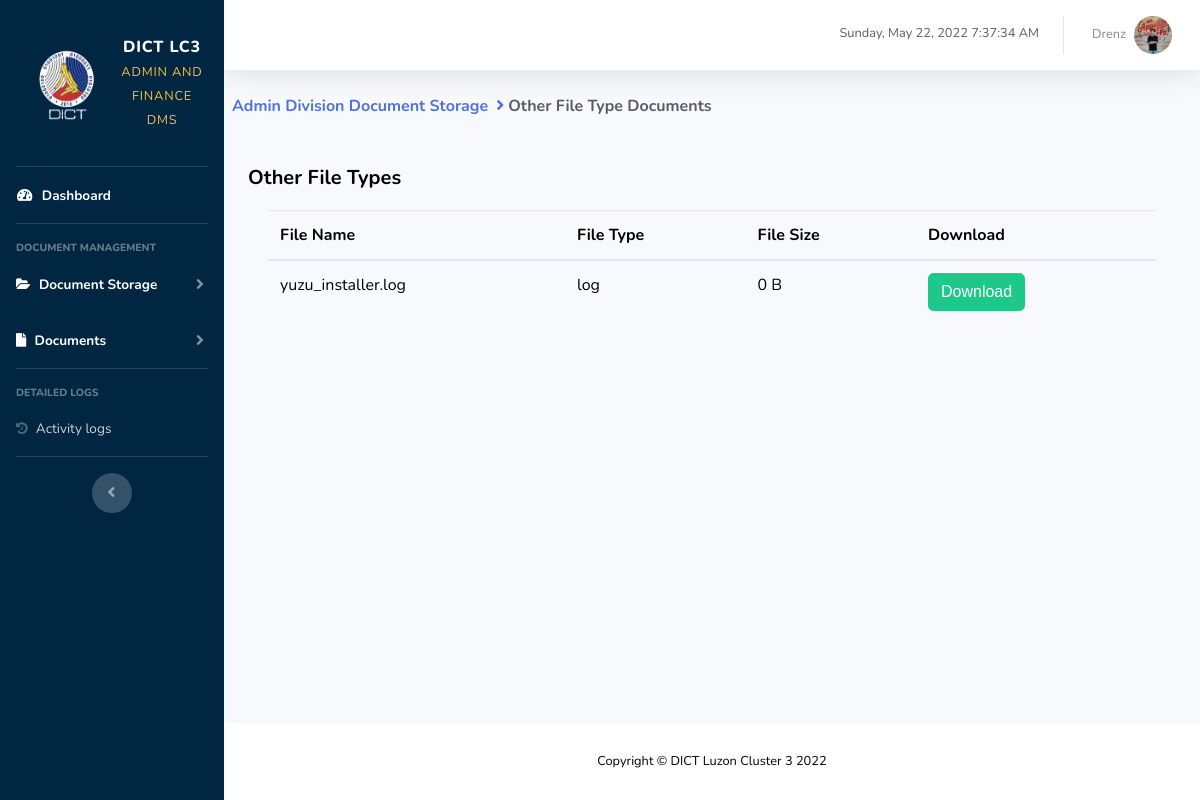
Before: /users/finance/type-other.php (signed in) with the older database file.
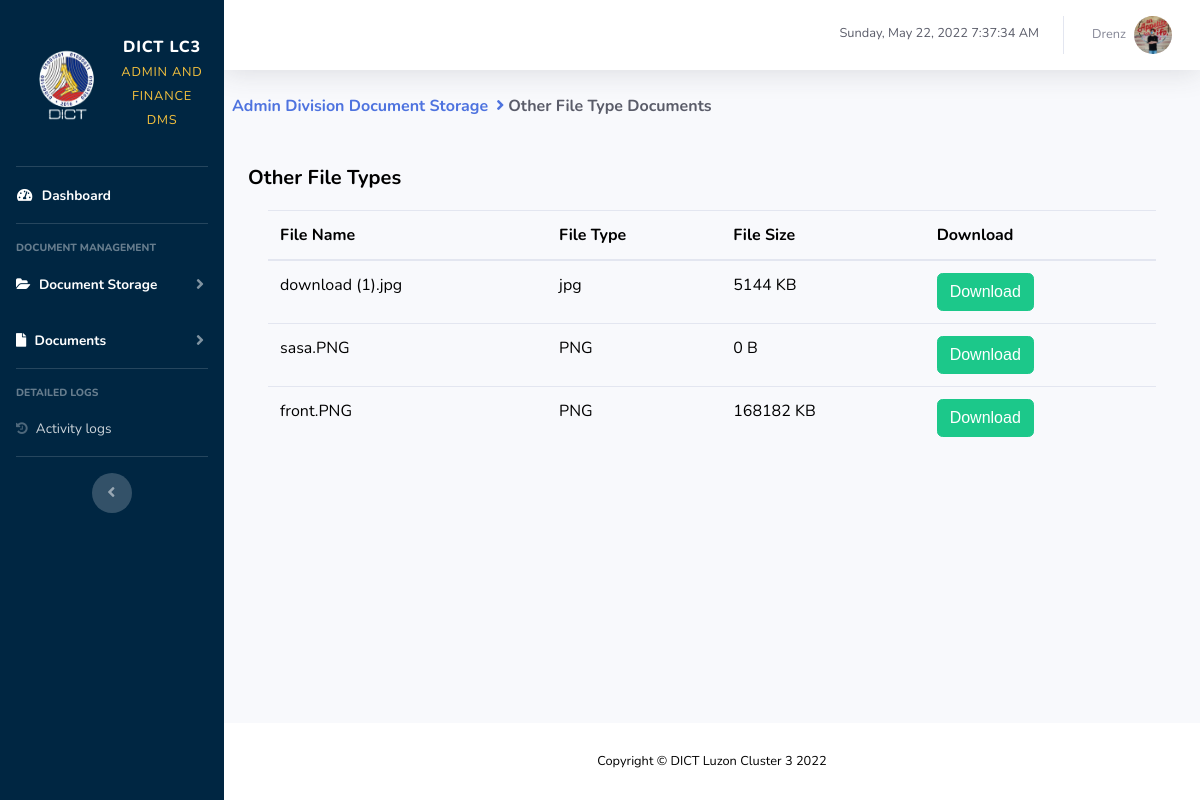
After: the same page with the newer database file.
### tables this page shows
CREATE TABLE `users` (
  `username` varchar(50) NOT NULL,
  `pass` varchar(255) NOT NULL,
  `email` varchar(255) NOT NULL,
  `Fname` varchar(50) NOT NULL,
  `Lname` varchar(50) NOT NULL,
  `Cnum` varchar(50) NOT NULL,
  `Bday` varchar(50) NOT NULL,
  `avatar` varchar(100) NOT NULL,
  `Status` varchar(30) NOT NULL,
  `role` varchar(50) NOT NULL
);

CREATE TABLE `filemanage` (
  `id` int(11) NOT NULL,
  `file` varchar(255) NOT NULL,
  `access` varchar(255) NOT NULL,
  `modified` varchar(255) NOT NULL,
  `created` varchar(255) NOT NULL,
  `contents` longtext NOT NULL,
  `Status` varchar(255) NOT NULL DEFAULT 'Display',
  `date_arc` varchar(255) NOT NULL DEFAULT '0',
  `addby` varchar(255) NOT NULL DEFAULT 'Admin'
);

### users/finance/type-other.php (the view, shortened to what this page needs)
<?php
include('includes/header.php');
include('includes/navbar.php');
?>
<a class = "p-2 font-weight-bold text-primary mb-4" href="type-storage.php"> Admin Division Document Storage</a><i class="fas fa-angle-right  font-weight-bold text-primary " ></i> <label class = " font-weight-bold text-dark mb-4">Other File Type Documents</label>
<div class="container-fluid mt-4">
    <div class ="card-shadow-mb-4">
      <div class ="card-header-py-3">
        <h5 class ="m-0 font-weight-bold text-dark-100">Other File Types</h5>
        </div></div>
</div>
<div class="container-fluid">
    <div class ="card-shadow-mb-4">
    <div class ="card-header-py-3">
<div class="card-body">
<?php
function formatBytes($bytes, $precision = 2) {
        $units = array('B', 'KB', 'MB', 'GB', 'TB');
        $bytes = max($bytes, 0);
        $pow = floor(($bytes ? log($bytes) : 0) / log(1024));
        $pow = min($pow, count($units) - 1);
        return round($bytes, $precision) . ' ' . $units[$pow];
    }
?>
<div class ="table-responsive">
<?php
$query = "SELECT * FROM filemanage WHERE status='Display' && access NOT IN (('docx'),('xlsx'),('doc'),('pdf'),('pptx'),('ppt')) ORDER BY id";
$query_run = mysqli_query($connection, $query);
?>
<table  id="DataTableYep1" class = "table table-boardered" width="100%" cellspacing="0" style = "color:black">
 <thead>
    <tr>
        <th>File Name</th>
        <th>File Type</th>
        <th>File Size</th>
        <th>Download</th>
    </tr>
 </thead>
 <tbody>
 <?php
 if(mysqli_num_rows($query_run) > 0)
 {
  while ($row = mysqli_fetch_assoc($query_run))
   {
    ?>
    <?php
    $filename = $row['file'];
    ?>
<?php
$docxfile = "../admin/lfupload/$filename";
?>
<tr>
<td> <?php echo $row['file']; ?> </td>
<td> <?php
$path_info = pathinfo($docxfile);
echo $path_info['extension'];
?> </td>
<td>
<?php
$file = $docxfile;
$filesize = filesize($file);
$total = formatBytes    ($filesize);
echo $total;
?>
</td>
<td>
        <form action="Dl.php" method= "post">
        <button type ="submit" name="edit_btn" class = "btn btn-success">Download</button>
        </form>
        </td>
    </tr>
     <?php
  }
 }
 else{
  echo "NO RECORD FOUND";
 }
 ?>
 </tbody>
 </table>
</div>
</div>
</div>
</div>
</div>
</div>
<?php
include('includes/footer.php');
?>

### users/finance/includes/header.php (shortened to what this page needs)
<!DOCTYPE html>
<html lang="en">
<head>
    <link href="vendor/fontawesome-free/css/all.min.css" rel="stylesheet" type="text/css">
    <link href="css/sb-admin-2.min.css" rel="stylesheet">
    <link href="css/style.css" rel="stylesheet">
    <link href="css/print.css" rel="stylesheet">
    <link rel="stylesheet" href="https://cdnjs.cloudflare.com/ajax/libs/font-awesome/4.7.0/css/font-awesome.min.css" />
    <link href= "https://cdn.datatables.net/1.11.2/css/dataTables.bootstrap4.min.css" rel="stylesheet">
  <link rel="stylesheet" href="./include/pdf/pdf.viewer.css">
  <link rel="stylesheet" href="./include/PPTXjs/css/pptxjs.css">
  <link rel="stylesheet" href="./include/PPTXjs/css/nv.d3.min.css">
  <link rel="stylesheet" href="./include/SheetJS/handsontable.full.min.css">
  <link rel="stylesheet" href="./include/verySimpleImageViewer/css/jquery.verySimpleImageViewer.css">
  <link rel="stylesheet" href="./include/officeToHtml/officeToHtml.css">
</head>
<body style="color:black">
    <div id="wrapper">

### users/finance/includes/navbar.php (shortened to what this page needs)
        <ul class="navbar-nav sidebar sidebar-dark accordion" id="accordionSidebar" style="background-color: #002642">
            <a class="sidebar-brand my-5 d-flex align-items-center justify-content-center" href="index.php">
                <div class="sidebar-brand-icon">
                <img src="img/logodict.png" width = "100" height = "90">
                </div>
                <div class="sidebar-brand-text">DICT LC3<br>
                <small class ="text-warning">Admin and Finance DMS</small>
            </div>
            </a>
            <hr class="sidebar-divider my-0">
            <li class="nav-item active">
                <a class="nav-link" href="index.php">
                    <i class="fas fa-fw fa-tachometer-alt"></i>
                    <span>Dashboard</span></a>
            </li>
              <hr class="sidebar-divider">
            <div class="sidebar-heading">
               Document Management
            </div>
           <li class="nav-item active">
            <a class="nav-link collapsed" href="#" data-toggle="collapse" data-target="#collapseTwo2"
                    aria-expanded="true" aria-controls="collapseTwo2">
                          <i class="fa fa-folder-open" aria-hidden="true"></i>
                    <span>Document Storage</span>
                </a>
                <a class="nav-link collapsed" href="#" data-toggle="collapse" data-target="#collapseTwo"
                    aria-expanded="true" aria-controls="collapseTwo">
                    <i class="fas fa-file"></i>
                    <span>Documents</span>
                </a>
						  <a class="collapse-item" href="add.php"><strong>My Document<span class="count-numbers" style="color:red; font-weight:bold">  <?php
     require 'security.php';
     $sr= $_SESSION['Uname'];
     $sql="SELECT * FROM filemanage where addby='$sr' ";
     $query_run=mysqli_query($connection,$sql);
     $row=mysqli_num_rows($query_run);
   ?></span></strong></a>
            </li>
        <hr class="sidebar-divider">
        <div class="sidebar-heading">
          Detailed logs
        </div>
          <li class="nav-item">
            <a class="nav-link" href="#" data-toggle="modal" data-target="#activity">
            <i class="fa fa-history" aria-hidden="true"></i>
            <span>Activity logs</span></a>
        </li>
            <hr class="sidebar-divider d-none d-md-block">
            <div class="text-center d-none d-md-inline">
                <button class="rounded-circle border-0" id="sidebarToggle"></button>
            </div>
        </ul>
<div id="content-wrapper" class="d-flex flex-column">
<div id="content">
    <nav class="navbar navbar-expand navbar-light bg-white topbar mb-4 static-top shadow">
        <ul class="navbar-nav ml-auto">
           <small class =" text-dark mt-4 mx-2">  <div class="toggle" onclick="toggleMenu();"></div>
        <div class="time"><div id="clockbox"></div></div></small> <small class = " text-dark mt-4" id='ct7' ></small>
            <li class="nav-item dropdown no-arrow">
                <a class="nav-link dropdown-toggle" href="#" id="userDropdown" role="button"
                    data-toggle="dropdown" aria-haspopup="true" aria-expanded="false">
                    <span class="mr-2 d-none d-lg-inline text-gray-600 small">
                   <P class = "my-2"> <?php $sr= $_SESSION['Uname'];
                   echo ''.$sr.'';
                   ?></p>
                   </span>
                   <?php
                        $sr=$_SESSION['Uname'];
                        $query="SELECT * FROM users WHERE username='$sr'";
       $query_run=mysqli_query($connection,$query);
      foreach($query_run as $row)
      {
  }?>
                        <?php echo '<img src="Avatar/'.$row['avatar'].'" width="38px;" height="38px"; " style="border-radius: 50%;">' ?>
                </a>
            </li>
        </ul>
    </nav>

### users/finance/includes/footer.php
<footer class="sticky-footer bg-white">
                <div class="container my-auto">
                    <div class="copyright text-center my-auto">
                        <span>Copyright &copy; DICT Luzon Cluster 3 2022</span>
                    </div>
                </div>
            </footer>
        </div>
</body>
</html>

### users/finance/include/pdf/pdf.viewer.css (style rules this page uses)
#mainPdfWarrper, input, button, select { font: message-box; outline: none; }

Changed rows visible on the page:
removed filemanage: file "yuzu_installer.log", access "log", file "0 B"
added filemanage: file "download (1).jpg", access "jpg", file "5144 KB"
added filemanage: file "sasa.PNG", access "PNG", file "0 B"
now on this page (row edited): filemanage: file "front.PNG", access "PNG", file "168182 KB"
